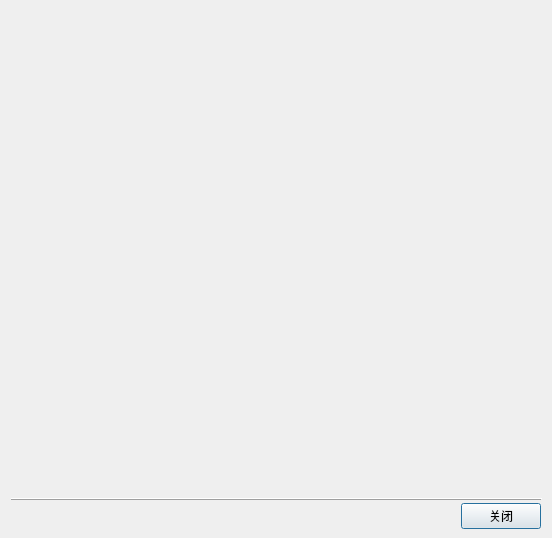
<?xml version="1.0" encoding="UTF-8"?>
<ui version="4.0">
 <class>Powerline_RateShowDlg</class>
 <widget class="QDialog" name="Powerline_RateShowDlg">
  <property name="windowModality">
   <enum>Qt::NonModal</enum>
  </property>
  <property name="geometry">
   <rect>
    <x>0</x>
    <y>0</y>
    <width>552</width>
    <height>538</height>
   </rect>
  </property>
  <property name="windowTitle">
   <string>Dialog</string>
  </property>
  <layout class="QHBoxLayout" name="horizontalLayout">
   <property name="spacing">
    <number>1</number>
   </property>
   <property name="margin">
    <number>1</number>
   </property>
   <item>
    <widget class="QFrame" name="iframe">
     <property name="frameShape">
      <enum>QFrame::NoFrame</enum>
     </property>
     <property name="frameShadow">
      <enum>QFrame::Plain</enum>
     </property>
     <widget class="QFrame" name="frm_view">
      <property name="geometry">
       <rect>
        <x>10</x>
        <y>40</y>
        <width>531</width>
        <height>461</height>
       </rect>
      </property>
      <property name="sizePolicy">
       <sizepolicy hsizetype="Fixed" vsizetype="Fixed">
        <horstretch>0</horstretch>
        <verstretch>0</verstretch>
       </sizepolicy>
      </property>
      <property name="frameShape">
       <enum>QFrame::NoFrame</enum>
      </property>
      <property name="frameShadow">
       <enum>QFrame::Plain</enum>
      </property>
     </widget>
     <widget class="QFrame" name="frame_2">
      <property name="geometry">
       <rect>
        <x>11</x>
        <y>8</y>
        <width>531</width>
        <height>31</height>
       </rect>
      </property>
      <property name="frameShape">
       <enum>QFrame::NoFrame</enum>
      </property>
      <property name="frameShadow">
       <enum>QFrame::Plain</enum>
      </property>
      <layout class="QHBoxLayout" name="horizontalLayout_4">
       <property name="margin">
        <number>0</number>
       </property>
       <item>
        <spacer name="horizontalSpacer_3">
         <property name="orientation">
          <enum>Qt::Horizontal</enum>
         </property>
         <property name="sizeType">
          <enum>QSizePolicy::Fixed</enum>
         </property>
         <property name="sizeHint" stdset="0">
          <size>
           <width>43</width>
           <height>18</height>
          </size>
         </property>
        </spacer>
       </item>
       <item>
        <widget class="QLabel" name="label_title">
         <property name="text">
          <string/>
         </property>
        </widget>
       </item>
      </layout>
     </widget>
     <widget class="QFrame" name="butframe">
      <property name="geometry">
       <rect>
        <x>10</x>
        <y>500</y>
        <width>531</width>
        <height>31</height>
       </rect>
      </property>
      <property name="sizePolicy">
       <sizepolicy hsizetype="Preferred" vsizetype="Preferred">
        <horstretch>0</horstretch>
        <verstretch>0</verstretch>
       </sizepolicy>
      </property>
      <layout class="QHBoxLayout" name="horizontalLayout_2">
       <property name="margin">
        <number>1</number>
       </property>
       <item>
        <spacer name="horizontalSpacer">
         <property name="orientation">
          <enum>Qt::Horizontal</enum>
         </property>
         <property name="sizeHint" stdset="0">
          <size>
           <width>40</width>
           <height>20</height>
          </size>
         </property>
        </spacer>
       </item>
       <item>
        <widget class="QPushButton" name="but_close">
         <property name="sizePolicy">
          <sizepolicy hsizetype="Minimum" vsizetype="Fixed">
           <horstretch>0</horstretch>
           <verstretch>0</verstretch>
          </sizepolicy>
         </property>
         <property name="minimumSize">
          <size>
           <width>0</width>
           <height>0</height>
          </size>
         </property>
         <property name="text">
          <string>关闭</string>
         </property>
        </widget>
       </item>
      </layout>
     </widget>
     <widget class="QFrame" name="frame">
      <property name="geometry">
       <rect>
        <x>10</x>
        <y>490</y>
        <width>531</width>
        <height>16</height>
       </rect>
      </property>
      <property name="frameShape">
       <enum>QFrame::HLine</enum>
      </property>
      <property name="frameShadow">
       <enum>QFrame::Raised</enum>
      </property>
     </widget>
     <widget class="QWidget" name="layoutWidget">
      <property name="geometry">
       <rect>
        <x>10</x>
        <y>470</y>
        <width>531</width>
        <height>31</height>
       </rect>
      </property>
      <layout class="QHBoxLayout" name="horizontalLayout_6">
       <property name="spacing">
        <number>2</number>
       </property>
       <item>
        <spacer name="horizontalSpacer_2">
         <property name="orientation">
          <enum>Qt::Horizontal</enum>
         </property>
         <property name="sizeType">
          <enum>QSizePolicy::Expanding</enum>
         </property>
         <property name="sizeHint" stdset="0">
          <size>
           <width>40</width>
           <height>20</height>
          </size>
         </property>
        </spacer>
       </item>
       <item>
        <widget class="QWidget" name="pannel" native="true">
         <layout class="QHBoxLayout" name="horizontalLayout_3">
          <property name="spacing">
           <number>2</number>
          </property>
          <property name="margin">
           <number>0</number>
          </property>
          <item>
           <widget class="QPushButton" name="prevPageBtn">
            <property name="sizePolicy">
             <sizepolicy hsizetype="Minimum" vsizetype="Fixed">
              <horstretch>0</horstretch>
              <verstretch>0</verstretch>
             </sizepolicy>
            </property>
            <property name="focusPolicy">
             <enum>Qt::NoFocus</enum>
            </property>
            <property name="text">
             <string/>
            </property>
            <property name="flat">
             <bool>true</bool>
            </property>
           </widget>
          </item>
          <item>
           <widget class="QLabel" name="pagesLabel">
            <property name="text">
             <string/>
            </property>
            <property name="alignment">
             <set>Qt::AlignCenter</set>
            </property>
           </widget>
          </item>
          <item>
           <widget class="QPushButton" name="nextPageBtn">
            <property name="sizePolicy">
             <sizepolicy hsizetype="Minimum" vsizetype="Fixed">
              <horstretch>0</horstretch>
              <verstretch>0</verstretch>
             </sizepolicy>
            </property>
            <property name="focusPolicy">
             <enum>Qt::NoFocus</enum>
            </property>
            <property name="text">
             <string/>
            </property>
            <property name="flat">
             <bool>true</bool>
            </property>
           </widget>
          </item>
         </layout>
        </widget>
       </item>
      </layout>
     </widget>
    </widget>
   </item>
  </layout>
 </widget>
 <resources/>
 <connections/>
</ui>
